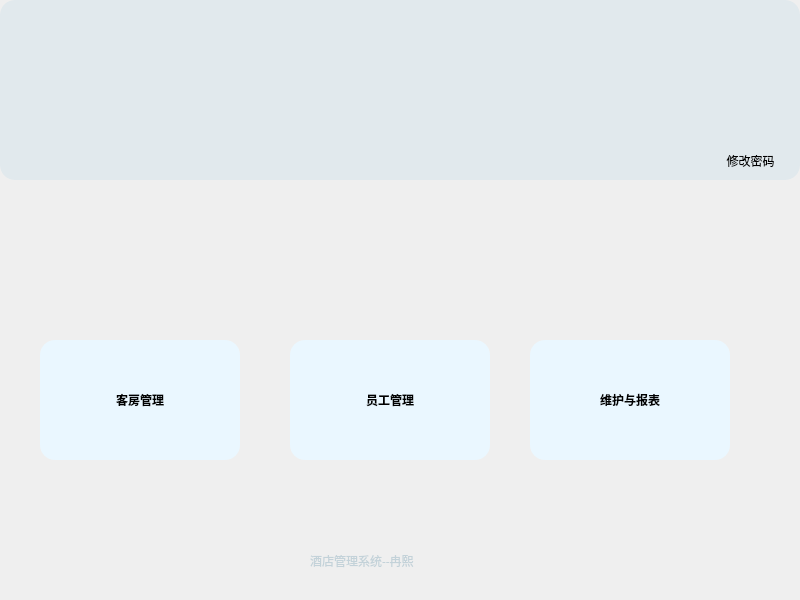
<?xml version="1.0" encoding="UTF-8"?>
<ui version="4.0">
 <class>MainWindow</class>
 <widget class="QMainWindow" name="MainWindow">
  <property name="geometry">
   <rect>
    <x>0</x>
    <y>0</y>
    <width>800</width>
    <height>600</height>
   </rect>
  </property>
  <property name="contextMenuPolicy">
   <enum>Qt::DefaultContextMenu</enum>
  </property>
  <property name="windowTitle">
   <string>浙商大招待所</string>
  </property>
  <property name="windowIcon">
   <iconset>
    <normaloff>../../../../../../pictures/酒店.png</normaloff>../../../../../../pictures/酒店.png</iconset>
  </property>
  <property name="styleSheet">
   <string notr="true">QMainWindow{
border-radius:15px
}
QWidget{
border-radius:15px;
}
#frame{
background: #e1e9ed;}
QToolButton{
background:#EAF7FF;
border-radius:15px;
}
QToolButton:hover{
background:#EAF7FF;
border-radius:15px;
background:#49ebff;
}
#label{
text-align:center;
}
#welcome{
text-align:center;
}
#toolButton_7
{
background:#e1e9ed;
}</string>
  </property>
  <property name="tabShape">
   <enum>QTabWidget::Rounded</enum>
  </property>
  <widget class="QWidget" name="centralwidget">
   <widget class="QToolButton" name="chartbutton">
    <property name="geometry">
     <rect>
      <x>530</x>
      <y>340</y>
      <width>200</width>
      <height>120</height>
     </rect>
    </property>
    <property name="minimumSize">
     <size>
      <width>200</width>
      <height>120</height>
     </size>
    </property>
    <property name="font">
     <font>
      <family>幼圆</family>
      <weight>75</weight>
      <bold>true</bold>
     </font>
    </property>
    <property name="text">
     <string>维护与报表</string>
    </property>
    <property name="icon">
     <iconset>
      <normaloff>../../../../../pictures/chart.png</normaloff>../../../../../pictures/chart.png</iconset>
    </property>
    <property name="iconSize">
     <size>
      <width>70</width>
      <height>70</height>
     </size>
    </property>
    <property name="toolButtonStyle">
     <enum>Qt::ToolButtonTextUnderIcon</enum>
    </property>
   </widget>
   <widget class="QToolButton" name="roombutton">
    <property name="geometry">
     <rect>
      <x>40</x>
      <y>340</y>
      <width>200</width>
      <height>120</height>
     </rect>
    </property>
    <property name="font">
     <font>
      <family>幼圆</family>
      <weight>75</weight>
      <bold>true</bold>
     </font>
    </property>
    <property name="text">
     <string>客房管理</string>
    </property>
    <property name="icon">
     <iconset>
      <normaloff>../../../../../pictures/coffee.png</normaloff>../../../../../pictures/coffee.png</iconset>
    </property>
    <property name="iconSize">
     <size>
      <width>80</width>
      <height>80</height>
     </size>
    </property>
    <property name="popupMode">
     <enum>QToolButton::InstantPopup</enum>
    </property>
    <property name="toolButtonStyle">
     <enum>Qt::ToolButtonTextUnderIcon</enum>
    </property>
   </widget>
   <widget class="QToolButton" name="staffbutton">
    <property name="geometry">
     <rect>
      <x>290</x>
      <y>340</y>
      <width>200</width>
      <height>120</height>
     </rect>
    </property>
    <property name="font">
     <font>
      <family>幼圆</family>
      <weight>75</weight>
      <bold>true</bold>
     </font>
    </property>
    <property name="text">
     <string>员工管理</string>
    </property>
    <property name="icon">
     <iconset>
      <normaloff>../../../../../pictures/staff.png</normaloff>../../../../../pictures/staff.png</iconset>
    </property>
    <property name="iconSize">
     <size>
      <width>80</width>
      <height>80</height>
     </size>
    </property>
    <property name="toolButtonStyle">
     <enum>Qt::ToolButtonTextUnderIcon</enum>
    </property>
   </widget>
   <widget class="QFrame" name="frame">
    <property name="geometry">
     <rect>
      <x>0</x>
      <y>0</y>
      <width>800</width>
      <height>180</height>
     </rect>
    </property>
    <property name="frameShape">
     <enum>QFrame::StyledPanel</enum>
    </property>
    <property name="frameShadow">
     <enum>QFrame::Raised</enum>
    </property>
    <widget class="QLabel" name="welcome">
     <property name="geometry">
      <rect>
       <x>40</x>
       <y>10</y>
       <width>751</width>
       <height>51</height>
      </rect>
     </property>
     <property name="font">
      <font>
       <family>幼圆</family>
       <pointsize>12</pointsize>
      </font>
     </property>
     <property name="text">
      <string/>
     </property>
     <property name="alignment">
      <set>Qt::AlignCenter</set>
     </property>
    </widget>
    <widget class="QToolButton" name="toolButton_7">
     <property name="geometry">
      <rect>
       <x>370</x>
       <y>70</y>
       <width>71</width>
       <height>71</height>
      </rect>
     </property>
     <property name="font">
      <font>
       <pointsize>9</pointsize>
      </font>
     </property>
     <property name="text">
      <string/>
     </property>
     <property name="icon">
      <iconset>
       <normaloff>../../../../../pictures/hotel.png</normaloff>../../../../../pictures/hotel.png</iconset>
     </property>
     <property name="iconSize">
      <size>
       <width>100</width>
       <height>100</height>
      </size>
     </property>
    </widget>
    <widget class="QToolButton" name="modifyPwd">
     <property name="geometry">
      <rect>
       <x>710</x>
       <y>150</y>
       <width>81</width>
       <height>21</height>
      </rect>
     </property>
     <property name="styleSheet">
      <string notr="true">background:#e1e9ed</string>
     </property>
     <property name="text">
      <string>修改密码</string>
     </property>
    </widget>
   </widget>
   <widget class="QLabel" name="label">
    <property name="geometry">
     <rect>
      <x>310</x>
      <y>540</y>
      <width>181</width>
      <height>41</height>
     </rect>
    </property>
    <property name="palette">
     <palette>
      <active>
       <colorrole role="WindowText">
        <brush brushstyle="SolidPattern">
         <color alpha="255">
          <red>195</red>
          <green>210</green>
          <blue>217</blue>
         </color>
        </brush>
       </colorrole>
       <colorrole role="Button">
        <brush brushstyle="SolidPattern">
         <color alpha="255">
          <red>255</red>
          <green>255</green>
          <blue>255</blue>
         </color>
        </brush>
       </colorrole>
       <colorrole role="Light">
        <brush brushstyle="SolidPattern">
         <color alpha="255">
          <red>255</red>
          <green>255</green>
          <blue>255</blue>
         </color>
        </brush>
       </colorrole>
       <colorrole role="Midlight">
        <brush brushstyle="SolidPattern">
         <color alpha="255">
          <red>225</red>
          <green>232</green>
          <blue>236</blue>
         </color>
        </brush>
       </colorrole>
       <colorrole role="Dark">
        <brush brushstyle="SolidPattern">
         <color alpha="255">
          <red>97</red>
          <green>105</green>
          <blue>108</blue>
         </color>
        </brush>
       </colorrole>
       <colorrole role="Mid">
        <brush brushstyle="SolidPattern">
         <color alpha="255">
          <red>130</red>
          <green>140</green>
          <blue>145</blue>
         </color>
        </brush>
       </colorrole>
       <colorrole role="Text">
        <brush brushstyle="SolidPattern">
         <color alpha="255">
          <red>0</red>
          <green>0</green>
          <blue>0</blue>
         </color>
        </brush>
       </colorrole>
       <colorrole role="BrightText">
        <brush brushstyle="SolidPattern">
         <color alpha="255">
          <red>255</red>
          <green>255</green>
          <blue>255</blue>
         </color>
        </brush>
       </colorrole>
       <colorrole role="ButtonText">
        <brush brushstyle="SolidPattern">
         <color alpha="255">
          <red>0</red>
          <green>0</green>
          <blue>0</blue>
         </color>
        </brush>
       </colorrole>
       <colorrole role="Base">
        <brush brushstyle="SolidPattern">
         <color alpha="255">
          <red>255</red>
          <green>255</green>
          <blue>255</blue>
         </color>
        </brush>
       </colorrole>
       <colorrole role="Window">
        <brush brushstyle="SolidPattern">
         <color alpha="255">
          <red>255</red>
          <green>255</green>
          <blue>255</blue>
         </color>
        </brush>
       </colorrole>
       <colorrole role="Shadow">
        <brush brushstyle="SolidPattern">
         <color alpha="255">
          <red>0</red>
          <green>0</green>
          <blue>0</blue>
         </color>
        </brush>
       </colorrole>
       <colorrole role="AlternateBase">
        <brush brushstyle="SolidPattern">
         <color alpha="255">
          <red>225</red>
          <green>232</green>
          <blue>236</blue>
         </color>
        </brush>
       </colorrole>
       <colorrole role="ToolTipBase">
        <brush brushstyle="SolidPattern">
         <color alpha="255">
          <red>255</red>
          <green>255</green>
          <blue>220</blue>
         </color>
        </brush>
       </colorrole>
       <colorrole role="ToolTipText">
        <brush brushstyle="SolidPattern">
         <color alpha="255">
          <red>0</red>
          <green>0</green>
          <blue>0</blue>
         </color>
        </brush>
       </colorrole>
      </active>
      <inactive>
       <colorrole role="WindowText">
        <brush brushstyle="SolidPattern">
         <color alpha="255">
          <red>195</red>
          <green>210</green>
          <blue>217</blue>
         </color>
        </brush>
       </colorrole>
       <colorrole role="Button">
        <brush brushstyle="SolidPattern">
         <color alpha="255">
          <red>255</red>
          <green>255</green>
          <blue>255</blue>
         </color>
        </brush>
       </colorrole>
       <colorrole role="Light">
        <brush brushstyle="SolidPattern">
         <color alpha="255">
          <red>255</red>
          <green>255</green>
          <blue>255</blue>
         </color>
        </brush>
       </colorrole>
       <colorrole role="Midlight">
        <brush brushstyle="SolidPattern">
         <color alpha="255">
          <red>225</red>
          <green>232</green>
          <blue>236</blue>
         </color>
        </brush>
       </colorrole>
       <colorrole role="Dark">
        <brush brushstyle="SolidPattern">
         <color alpha="255">
          <red>97</red>
          <green>105</green>
          <blue>108</blue>
         </color>
        </brush>
       </colorrole>
       <colorrole role="Mid">
        <brush brushstyle="SolidPattern">
         <color alpha="255">
          <red>130</red>
          <green>140</green>
          <blue>145</blue>
         </color>
        </brush>
       </colorrole>
       <colorrole role="Text">
        <brush brushstyle="SolidPattern">
         <color alpha="255">
          <red>0</red>
          <green>0</green>
          <blue>0</blue>
         </color>
        </brush>
       </colorrole>
       <colorrole role="BrightText">
        <brush brushstyle="SolidPattern">
         <color alpha="255">
          <red>255</red>
          <green>255</green>
          <blue>255</blue>
         </color>
        </brush>
       </colorrole>
       <colorrole role="ButtonText">
        <brush brushstyle="SolidPattern">
         <color alpha="255">
          <red>0</red>
          <green>0</green>
          <blue>0</blue>
         </color>
        </brush>
       </colorrole>
       <colorrole role="Base">
        <brush brushstyle="SolidPattern">
         <color alpha="255">
          <red>255</red>
          <green>255</green>
          <blue>255</blue>
         </color>
        </brush>
       </colorrole>
       <colorrole role="Window">
        <brush brushstyle="SolidPattern">
         <color alpha="255">
          <red>255</red>
          <green>255</green>
          <blue>255</blue>
         </color>
        </brush>
       </colorrole>
       <colorrole role="Shadow">
        <brush brushstyle="SolidPattern">
         <color alpha="255">
          <red>0</red>
          <green>0</green>
          <blue>0</blue>
         </color>
        </brush>
       </colorrole>
       <colorrole role="AlternateBase">
        <brush brushstyle="SolidPattern">
         <color alpha="255">
          <red>225</red>
          <green>232</green>
          <blue>236</blue>
         </color>
        </brush>
       </colorrole>
       <colorrole role="ToolTipBase">
        <brush brushstyle="SolidPattern">
         <color alpha="255">
          <red>255</red>
          <green>255</green>
          <blue>220</blue>
         </color>
        </brush>
       </colorrole>
       <colorrole role="ToolTipText">
        <brush brushstyle="SolidPattern">
         <color alpha="255">
          <red>0</red>
          <green>0</green>
          <blue>0</blue>
         </color>
        </brush>
       </colorrole>
      </inactive>
      <disabled>
       <colorrole role="WindowText">
        <brush brushstyle="SolidPattern">
         <color alpha="255">
          <red>97</red>
          <green>105</green>
          <blue>108</blue>
         </color>
        </brush>
       </colorrole>
       <colorrole role="Button">
        <brush brushstyle="SolidPattern">
         <color alpha="255">
          <red>255</red>
          <green>255</green>
          <blue>255</blue>
         </color>
        </brush>
       </colorrole>
       <colorrole role="Light">
        <brush brushstyle="SolidPattern">
         <color alpha="255">
          <red>255</red>
          <green>255</green>
          <blue>255</blue>
         </color>
        </brush>
       </colorrole>
       <colorrole role="Midlight">
        <brush brushstyle="SolidPattern">
         <color alpha="255">
          <red>225</red>
          <green>232</green>
          <blue>236</blue>
         </color>
        </brush>
       </colorrole>
       <colorrole role="Dark">
        <brush brushstyle="SolidPattern">
         <color alpha="255">
          <red>97</red>
          <green>105</green>
          <blue>108</blue>
         </color>
        </brush>
       </colorrole>
       <colorrole role="Mid">
        <brush brushstyle="SolidPattern">
         <color alpha="255">
          <red>130</red>
          <green>140</green>
          <blue>145</blue>
         </color>
        </brush>
       </colorrole>
       <colorrole role="Text">
        <brush brushstyle="SolidPattern">
         <color alpha="255">
          <red>97</red>
          <green>105</green>
          <blue>108</blue>
         </color>
        </brush>
       </colorrole>
       <colorrole role="BrightText">
        <brush brushstyle="SolidPattern">
         <color alpha="255">
          <red>255</red>
          <green>255</green>
          <blue>255</blue>
         </color>
        </brush>
       </colorrole>
       <colorrole role="ButtonText">
        <brush brushstyle="SolidPattern">
         <color alpha="255">
          <red>97</red>
          <green>105</green>
          <blue>108</blue>
         </color>
        </brush>
       </colorrole>
       <colorrole role="Base">
        <brush brushstyle="SolidPattern">
         <color alpha="255">
          <red>255</red>
          <green>255</green>
          <blue>255</blue>
         </color>
        </brush>
       </colorrole>
       <colorrole role="Window">
        <brush brushstyle="SolidPattern">
         <color alpha="255">
          <red>255</red>
          <green>255</green>
          <blue>255</blue>
         </color>
        </brush>
       </colorrole>
       <colorrole role="Shadow">
        <brush brushstyle="SolidPattern">
         <color alpha="255">
          <red>0</red>
          <green>0</green>
          <blue>0</blue>
         </color>
        </brush>
       </colorrole>
       <colorrole role="AlternateBase">
        <brush brushstyle="SolidPattern">
         <color alpha="255">
          <red>195</red>
          <green>210</green>
          <blue>217</blue>
         </color>
        </brush>
       </colorrole>
       <colorrole role="ToolTipBase">
        <brush brushstyle="SolidPattern">
         <color alpha="255">
          <red>255</red>
          <green>255</green>
          <blue>220</blue>
         </color>
        </brush>
       </colorrole>
       <colorrole role="ToolTipText">
        <brush brushstyle="SolidPattern">
         <color alpha="255">
          <red>0</red>
          <green>0</green>
          <blue>0</blue>
         </color>
        </brush>
       </colorrole>
      </disabled>
     </palette>
    </property>
    <property name="font">
     <font>
      <family>幼圆</family>
     </font>
    </property>
    <property name="text">
     <string>酒店管理系统--冉熙</string>
    </property>
   </widget>
  </widget>
 </widget>
 <resources/>
 <connections/>
</ui>
